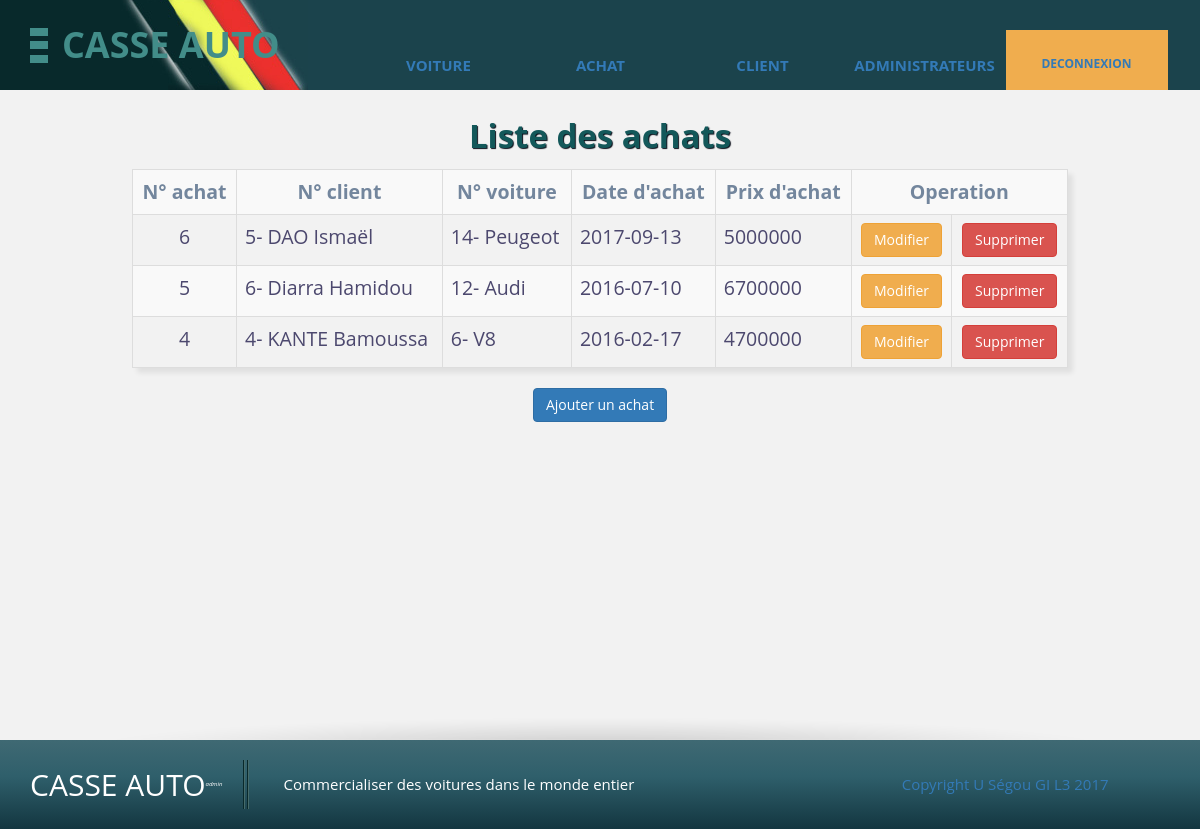
Screenshot of /admin/liste_achat.php (signed in) with the database file from the repository.
### tables this page shows
CREATE TABLE `achat` (
  `id_achat` int(100) NOT NULL,
  `id_client` int(100) NOT NULL,
  `id_voiture` int(100) NOT NULL,
  `date_achat` date NOT NULL,
  `prix_achat` int(100) NOT NULL
);

CREATE TABLE `client` (
  `id_client` int(100) NOT NULL,
  `email_client` varchar(50) NOT NULL,
  `nom_client` varchar(100) NOT NULL,
  `prenom_client` varchar(100) NOT NULL,
  `tel_client` int(100) NOT NULL
);

CREATE TABLE `voiture` (
  `id_voiture` int(100) NOT NULL,
  `type_voiture` varchar(100) NOT NULL,
  `marque` varchar(100) NOT NULL,
  `prix` int(100) NOT NULL,
  `couleur` varchar(100) NOT NULL,
  `type_moteur` varchar(100) NOT NULL
);

### admin/liste_achat.php (the view, shortened to what this page needs)
<?php include 'config.php'; ?>
<!DOCTYPE html>
<html>
    <head>
        <?php include 'link.php';?>
    </head>
    <body>
        <?php
            if(isset($_SESSION['status']) && isset ($_SESSION['username'])){
                include 'menu.php';
        ?>
        <section class="templatemo-container light-gray-bg section-shadow-bottom">
            <div class="container-fluid">
                <h2>Liste des achats</h2>
                <table class="table table-striped table-bordered table-responsive resultTable" >
                    <tr>
                        <th>N° achat</th>
                		<th>N° client</th>
                		<th>N° voiture</th>
                		<th>Date d'achat</th>
                		<th>Prix d'achat</th>
                		<th colspan="2">Operation</th>
                    </tr>
                <?php
                    $req = $bdd->query('SELECT * FROM achat a, client c, voiture v where a.id_voiture=v.id_voiture and a.id_client=c.id_client');
                    while ($donnees = $req->fetch()){
                        echo '<td class="text-center">'.$donnees['id_achat'].'</td>';
                        echo '<td>'.$donnees['id_client'].'- '.$donnees['nom_client'].' '.$donnees['prenom_client'].'</td>';
                        echo '<td>'.$donnees['id_voiture'].'- '.$donnees['marque'].' </td>';
                        echo '<td>'.$donnees['date_achat'].' </td>';
                        echo '<td>'.$donnees['prix_achat'].' </td>';
                        echo '<td class="text-center"><a class="btn btn-warning" href="mise_jour_achat.php?update='.$donnees['id_achat'].'"> Modifier</a></td>';
                        echo '<td class="text-center"><a class="btn btn-danger" href="liste_achat.php?supp='.$donnees['id_achat'].'" onclick="return(confirm(\'Etes-vous sûr de vouloir supprimer cet achat ?\'));">Supprimer</a></td>';
                    }
                ?>
                </table>
                <div class="container text-center">
                    <a href="ajouter_achat.php" class="btn btn-primary">Ajouter un achat</a>
                </div>
            </div>
        </section>
        <footer>
            <?php
                }
                else
                    header('location: login.php');
                include 'footer.php';
            ?>
        </footer>
    </body>
</html>

### admin/css/templatemo-style.css (style rules this page uses)
body { font-family: 'Open Sans', sans-serif; }
.templatemo-container { max-width: 1920px; margin: 0 auto; min-height: 650px; }
section { padding-top: 8px; padding-bottom: 8px; }
.light-gray-bg { background-color: #F2F2F2; }
.section-shadow-bottom { background-image: url(../img/section-shadow.png); background-repeat: no-repeat; background-position: bottom center; }
footer { background: #122f35; }

### admin/css/style.css (style rules this page uses)
body { width: 100%; min-width: 900px; margin: auto; font-size: 1.5em; color: #4c486e; height:100%; max-height: 1000px; }
h2 { text-align: center; }
legend, .container-fluid h2 { text-align: center; color: #286090; font-size: 2.2em; font-weight: bold; text-shadow: 1px 1px 1px #0b0f1a; border-bottom: none; }
table { margin:auto; margin-top: 15px; margin-bottom: 10px; border-collapse: collapse; border: 1px outset #d1dfea; border-spacing: 0; border-radius: 2px; }
th { border-top: 1px solid #d1dfea; border-left: 1px solid #d1dfea; border-right: 1px solid #d1dfea; color: #73869d; text-align: center; padding-left: 6px; padding-right: 6px; }
td { border-top: 1px solid #d1dfea; border-left: 1px solid #d1dfea; border-right: 1px solid #d1dfea; padding: 6px 13px; }
div table td, div table th, div table { border: none; }
.resultTable { font-size: 1.3em; box-shadow: 5px 5px 5px rgba(0, 0, 0, 0.075); border: none; width: 80%; }
.container-fluid h2 { color: #13585a; }
a { text-align: center; }

### rows the page displays
achat: id_achat "6", id_client.id_client "5", id_client.nom_client "DAO", id_client.prenom_client "Ismaël", id_voiture.id_voiture "14", id_voiture.marque "Peugeot", date_achat "2017-09-13", prix_achat "5000000"
achat: id_achat "5", id_client.id_client "6", id_client.nom_client "Diarra", id_client.prenom_client "Hamidou", id_voiture.id_voiture "12", id_voiture.marque "Audi", date_achat "2016-07-10", prix_achat "6700000"
achat: id_achat "4", id_client.id_client "4", id_client.nom_client "KANTE", id_client.prenom_client "Bamoussa", id_voiture.id_voiture "6", id_voiture.marque "V8", date_achat "2016-02-17", prix_achat "4700000"
